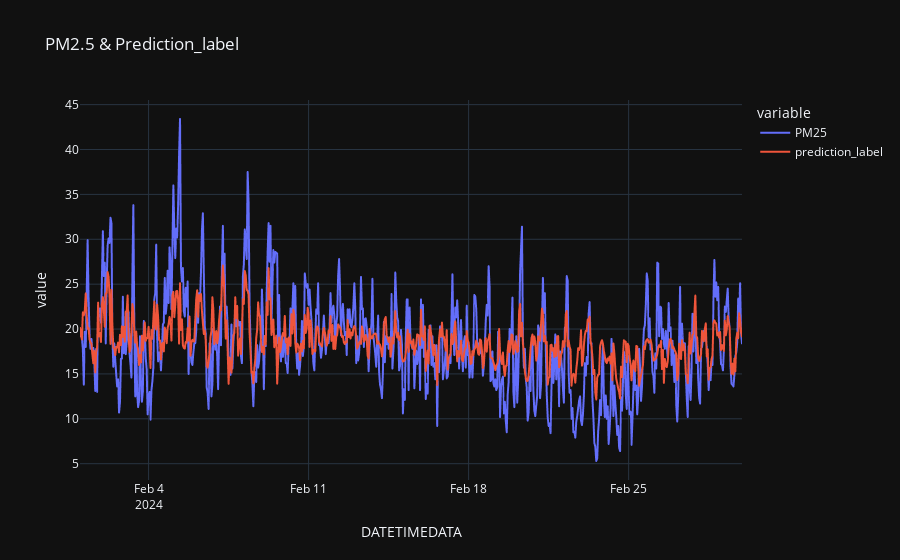

The cell this chart's notebook holds for it:
### Code cell
import plotly.express as px
fig = px.line(pred_tune, x=pred_tune.index, y=["PM25", "prediction_label"], template = 'plotly_dark', title='PM2.5 & Prediction_label')


fig.show()

### Figure 1 — Plotly figure (JSON) as saved in the notebook; plotly's stock layout.template omitted (floating-point values rounded to 4 significant figures; data arrays with more than 128 entries replaced by an {"elided": "..."} marker saying what was removed)
{"data": [{"hovertemplate": "variable=PM25<br>DATETIMEDATA=%{x}<br>value=%{y}<extra></extra>", "legendgroup": "PM25", "line": {"color": "#636efa", "dash": "solid"}, "marker": {"symbol": "circle"}, "mode": "lines", "name": "PM25", "showlegend": true, "type": "scattergl", "x": {"elided": "696 str values"}, "xaxis": "x", "y": {"elided": "696 float values"}, "yaxis": "y"}, {"hovertemplate": "variable=prediction_label<br>DATETIMEDATA=%{x}<br>value=%{y}<extra></extra>", "legendgroup": "prediction_label", "line": {"color": "#EF553B", "dash": "solid"}, "marker": {"symbol": "circle"}, "mode": "lines", "name": "prediction_label", "showlegend": true, "type": "scattergl", "x": {"elided": "696 str values"}, "xaxis": "x", "y": {"elided": "696 float values"}, "yaxis": "y"}], "layout": {"legend": {"title": {"text": "variable"}, "tracegroupgap": 0}, "title": {"text": "PM2.5 & Prediction_label"}, "xaxis": {"anchor": "y", "domain": [0, 1], "title": {"text": "DATETIMEDATA"}}, "yaxis": {"anchor": "x", "domain": [0, 1], "title": {"text": "value"}}}}
